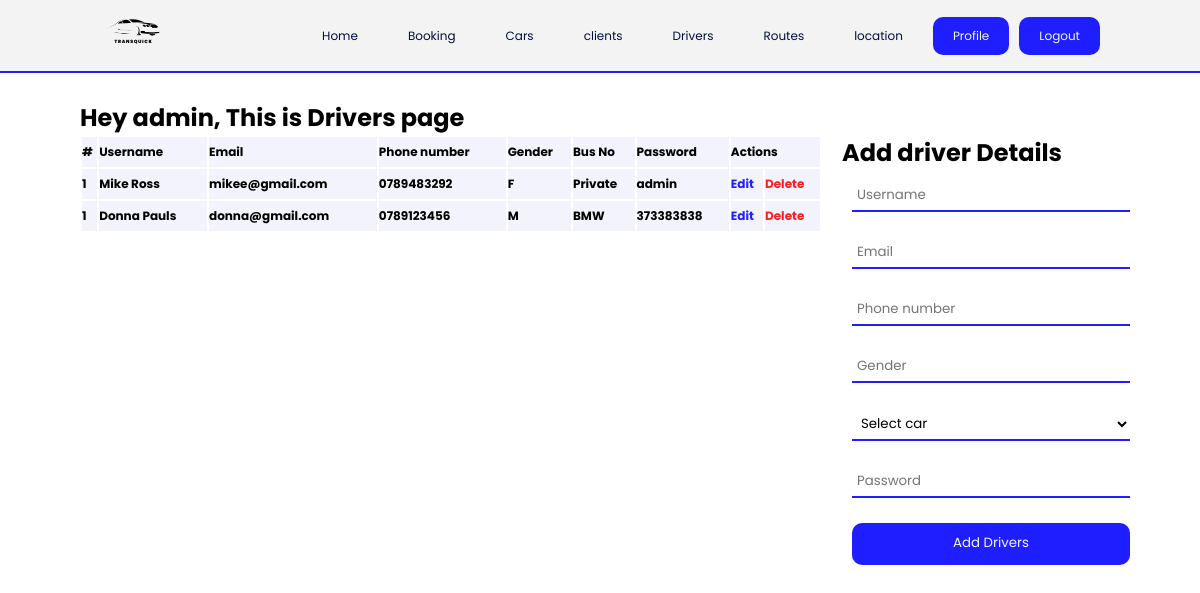
/admin/drivers.php (signed in), run on the app's committed database.
### tables this page shows
CREATE TABLE `drivers` (
  `id` int(11) NOT NULL,
  `Username` varchar(100) NOT NULL,
  `Email` varchar(100) NOT NULL,
  `Phone` varchar(100) NOT NULL,
  `Gender` varchar(100) NOT NULL,
  `BusNo` varchar(100) NOT NULL,
  `Pasword` varchar(100) NOT NULL,
  `createdTime` timestamp NOT NULL DEFAULT current_timestamp() ON UPDATE current_timestamp()
);

### admin/drivers.php (the view, shortened to what this page needs)
<?php
    include '../php/connect.php'
?>
<!DOCTYPE html>
<html lang="en">
<head>
    <link rel="stylesheet" href="./css/dashboard.css">
</head>
<body>
<div class="header">
    <a href="dashboard.php"><img src="../asset/Logo.png" alt=""></a>
    <ul>
                    <a href="dashboard.php"><li>Home</li></a>
                    <a href="booking.php"><li>Booking</li></a>
                    <a href="cars.php"><li>Cars</li></a>
                    <a href="clients.php"><li>clients</li></a>
                    <a href="drivers.php"><li>Drivers</li></a>
                    <a href="routes.php"><li>Routes</li></a>
                    <a href="location.php"><li>location</li></a>
                    <a href="profile.php"><button>Profile</button></a>
                    <a href="php/logout.php"><button>Logout</button></a>
                </ul>
</div>
<section class="Welcome-admin">
    <div class="info-message">
        <?php
        $id = $_SESSION['id'];
        $retrieve = "SELECT * FROM administrator WHERE id = $id";
        $query = mysqli_query( $con, $retrieve);
        while($row = mysqli_fetch_array($query)){?>
            <h1>Hey <?php echo $row['Username']; ?>, This is Drivers page</h1>
        <?php } ?>
    </div>
    <div class="info-data">
        <div class="left-data">
        <table>
            <tr>
                <th>#</th>
                <th>Username</th>
                <th>Email</th>
                <th>Phone number</th>
                <th>Gender</th>
                <th>Bus No</th>
                <th>Password</th>
                <th colspan="2">Actions</th>
            </tr>
            <?php
        $retrieve = "SELECT * FROM drivers";
        $query = mysqli_query( $con, $retrieve);
        while($row = mysqli_fetch_array($query)){?>
            <tr>
                <th>1</th>
                <th><?php echo $row['Username']; ?></th>
                <th><?php echo $row['Email']; ?></th>
                <th><?php echo $row['Phone']; ?></th>
                <th><?php echo $row['Gender']; ?></th>
                <th><?php echo $row['BusNo']; ?></th>
                <th><?php echo $row['Pasword']; ?></th>
                <th class="edit"><a href="php/editDriver.php?DriverId=<?php echo $row['id']; ?>"> Edit </a></th>
                <th class="delete"><a href="php/deleteDriver.php?DriverId=<?php echo $row['id']; ?>"> Delete </a></th>
            </tr>
            <?php } ?>
        </table>
        </div>
        <div class="right-data">
            <h1>Add driver Details</h1>
            <form action="php/AddDriver.php" method="POST">
                <input type="text" required name="username" placeholder="Username"><br><br>
                <input type="text" required name="email" placeholder="Email"><br><br>
                <input type="number" required name="phone" placeholder="Phone number"><br><br>
                <input type="text" required name="gender" placeholder="Gender"><br><br>
                <select name="typeOfCar">
                            <option value="">Select car</option>
                        </select><br><br>
                <input type="text" required name="password" placeholder="Password"><br><br>
                <input type="submit" name="AddDriver" value="Add Drivers" class="submit"><br><br>
            </form>
        </div>
    </div>
</section>
</body>
</html>

### admin/css/dashboard.css (style rules this page uses)
* { margin: 0; padding: 0; box-sizing: border-box; font-family: "Poppins", sans-serif; transition: 0.3s ease-in-out; }
.header { background-color: rgb(243, 243, 243); display: flex; align-items: center; justify-content: space-between; padding: 0 100px; position: fixed; width: 100dvw; border-bottom: 2px solid rgb(30, 30, 255); }
.header img { width: 4rem; }
.header ul { display: flex; list-style: none; gap: 10px; }
.header ul li { font-size: 12px; color: #020e3b; padding: 10px 20px; border-radius: 10px; transition: ease-in-out 0.5s; cursor: pointer; }
.header ul button { font-size: 12px; color: #020e3b; padding: 10px 20px; background-color: rgb(30, 30, 255); border-radius: 10px; color: aliceblue; cursor: pointer; border: none; transition: ease-in-out 0.5s; }
a { text-decoration: none; color: inherit; }
.Welcome-admin { width: 100dvw; height: 100dvh; padding-top: 100px; display: flex; flex-direction: column; align-items: center; }
.info-message { width: 90%; padding-left: 20px; }
.info-data { width: 90%; padding-left: 20px; display: flex; }
.info-data .left-data { width: 70%; }
.info-data .right-data { width: 30%; padding-left: 20px; }
.info-data .left-data table { width: 100%; text-align: left; border-radius: 10px; }
.info-data .left-data table tr { padding-top: 2px; background-color: rgba(232, 232, 251, 0.5); padding-bottom: 2px; margin: 2px; font-size: 12px; height: 30px; border-radius: 10px; }
.info-data .right-data form { padding: 10px; }
.info-data .right-data form input, select { width: 100%; background-color: transparent; border: none; outline: none; padding: 5px; border-bottom: 2px solid rgb(30, 30, 255); }
.info-data .right-data form input.submit { background-color: rgb(30, 30, 255); color: aliceblue; border-radius: 10px; padding: 10px; }
.edit { color: rgb(30, 30, 255); }
.delete { color: rgb(255, 30, 30); }

### data on the page
drivers: Username "Mike Ross", Email "mikee@gmail.com", Phone "0789483292", Gender "F", BusNo "Private", Pasword "admin"
drivers: Username "Donna Pauls", Email "donna@gmail.com", Phone "0789123456", Gender "M", BusNo "BMW", Pasword "373383838"

### other printed values
$row['Username'] "admin"
